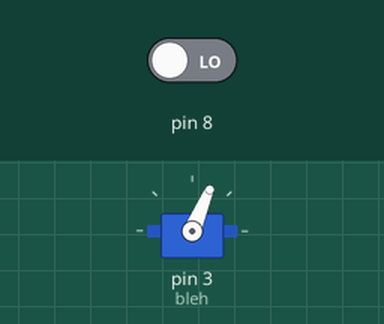
Simulated run of this sketch. Board: Arduino Uno, built with avr-gcc and run on an emulated ATmega328P. On the bench: servo. Inputs (shaded band) come from the test bench; at power-on: pin 8 LOW. Random numbers use the default seed unless the sketch sets one.

Above: at 0.1 s.
At 9.1 s:
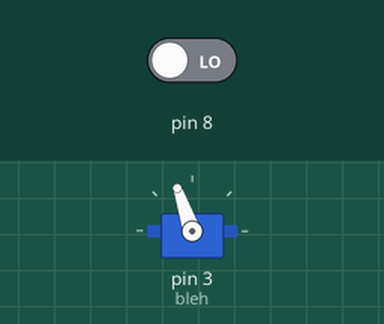
At 19.1 s:
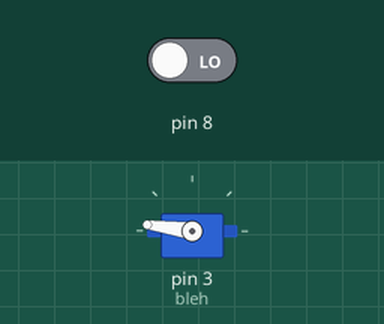
At 39.1 s:
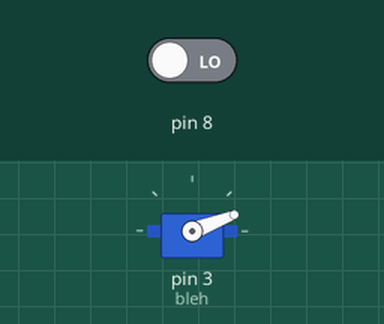
Timing chart, 0 to 40.0 s (numbered marks = the images above):
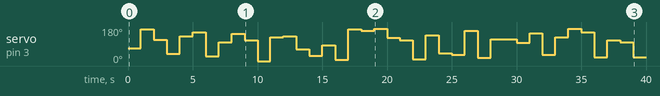

The sketch:

202324T2_R301_L5_Random_Wheel_Sean.ino
```cpp
#include <Servo.h>

Servo bleh;
int number = 0;

void setup() {
	bleh.attach(3);
	pinMode(8, INPUT);
}

void loop() {
	if (digitalRead(8)){}
	number = random(0, 180);
	bleh.write(number);
	delay(1000);
}
```

Measured:
- by itself, servo on pin 3 (bleh): 67° → 169° at 1.0 s, → 113° 1.0 s later, → 38° 1.0 s later, → 130° 1.0 s later, … (39 changes in this stretch)
